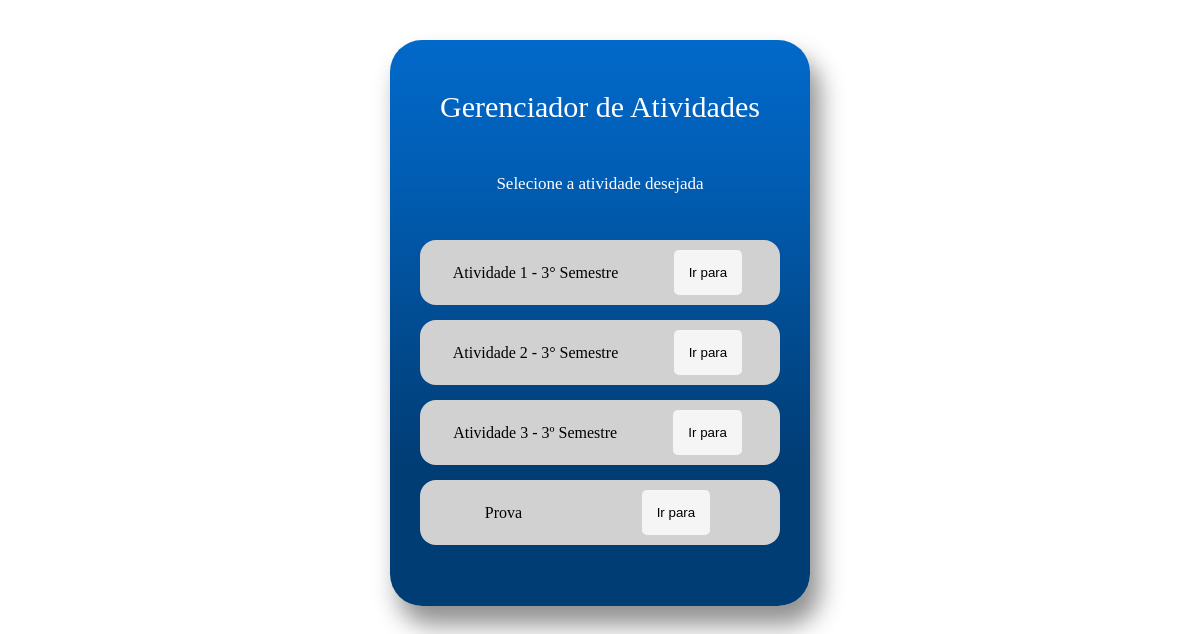
The page / on the database its author committed.
### Home/models.py (models this page shows, shortened)
class Atividades(models.Model):
    nome_Atividade = models.CharField(max_length=256)
    url = models.CharField(max_length=255)
    descricao = models.TextField()

### Home/views.py (the view)
# urls.py: path('', Home, name='home'),
def Home(request):
    atividade = Atividades.objects.all()
    return render(request, 'index.html', {'atividades': atividade})

### Home/templates/index.html (shortened to what this page needs)
{% load static %}
<!DOCTYPE html>
<html lang="pt-br">
  <head>
    <link rel="stylesheet" href='{% static 'Home.css' %}'/>
  </head>
  <body>
    <section class='gerenciador'>
      <div class='gerenciador-container'>
        <div class='gerenciador-title'>Gerenciador de Atividades</div>
        <div class='gerenciador-subtitle'>Selecione a atividade desejada</div>
        <div>
          <ul class='gerenciador-lista-container'>
            {% for atividade in atividades %}
              <li class='gerenciador-lista'>
                <span class='gerenciador-text'>{{ atividade.nome_Atividade }}</span>
                <button class='gerenciador-botao'>
                  <a href={{atividade.url}} style='color: inherit; text-decoration: none;'>Ir para</a>
                </button>
              </li>
              {% endfor %}
            </ul>
        </div>
      </div>
    </section>
  </body>
</html>

### Home/static/Home.css (style rules this page uses)
html, body { margin: 0; padding: 0; }
.gerenciador { display: flex; flex-direction: column; align-items: center; }
.gerenciador-container { margin: 40px 0px; background-image: linear-gradient(180deg,#0269ca,#015db3,#014c92,#013d75,#003d75); border-radius: 2rem; box-shadow: 9px 18px 24px 1px rgba(145,145,145,1); font-family: 'Rotobo'; }
.gerenciador-title { color: white; margin: 50px 50px; font-size: 30px; }
.gerenciador-subtitle { color: white; text-align: center; font-size: 17px; }
.gerenciador-lista-container { list-style: none; padding: 30px; }
.gerenciador-lista { display: flex; justify-content: space-around; align-items: center; margin-bottom: 15px; background-color: rgb(209, 209, 209); padding: 5px 10px 5px 5px; border-radius: 1rem; text-align: center; }
.gerenciador-text { font-weight: 500; }
.gerenciador-botao { border: none; background-color: whitesmoke; border-radius: .3rem; padding: 15px; margin: 5px 0px; }

### rows shown on the page
Atividades: nome_Atividade "Atividade 1 - 3° Semestre"
Atividades: nome_Atividade "Atividade 2 - 3° Semestre"
Atividades: nome_Atividade "Atividade 3 - 3º Semestre"
Atividades: nome_Atividade "Prova"
